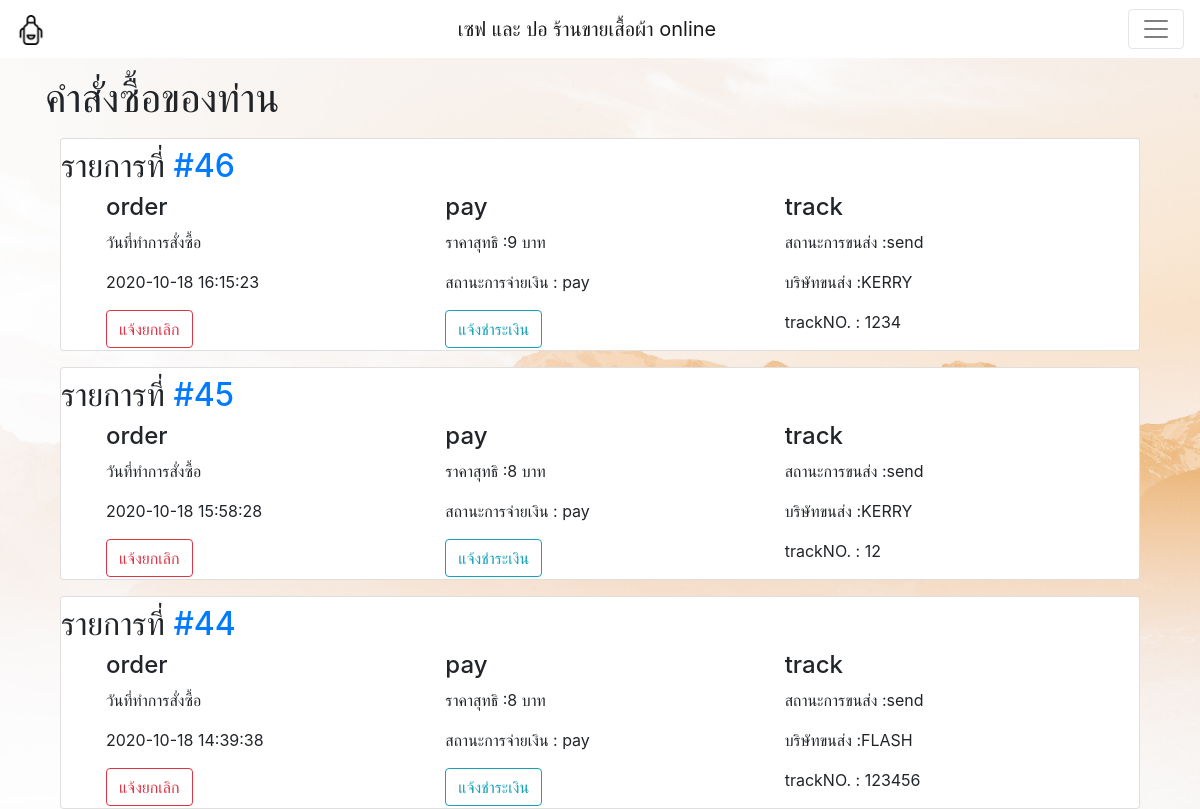
Page /order_user.php on the earlier database version.
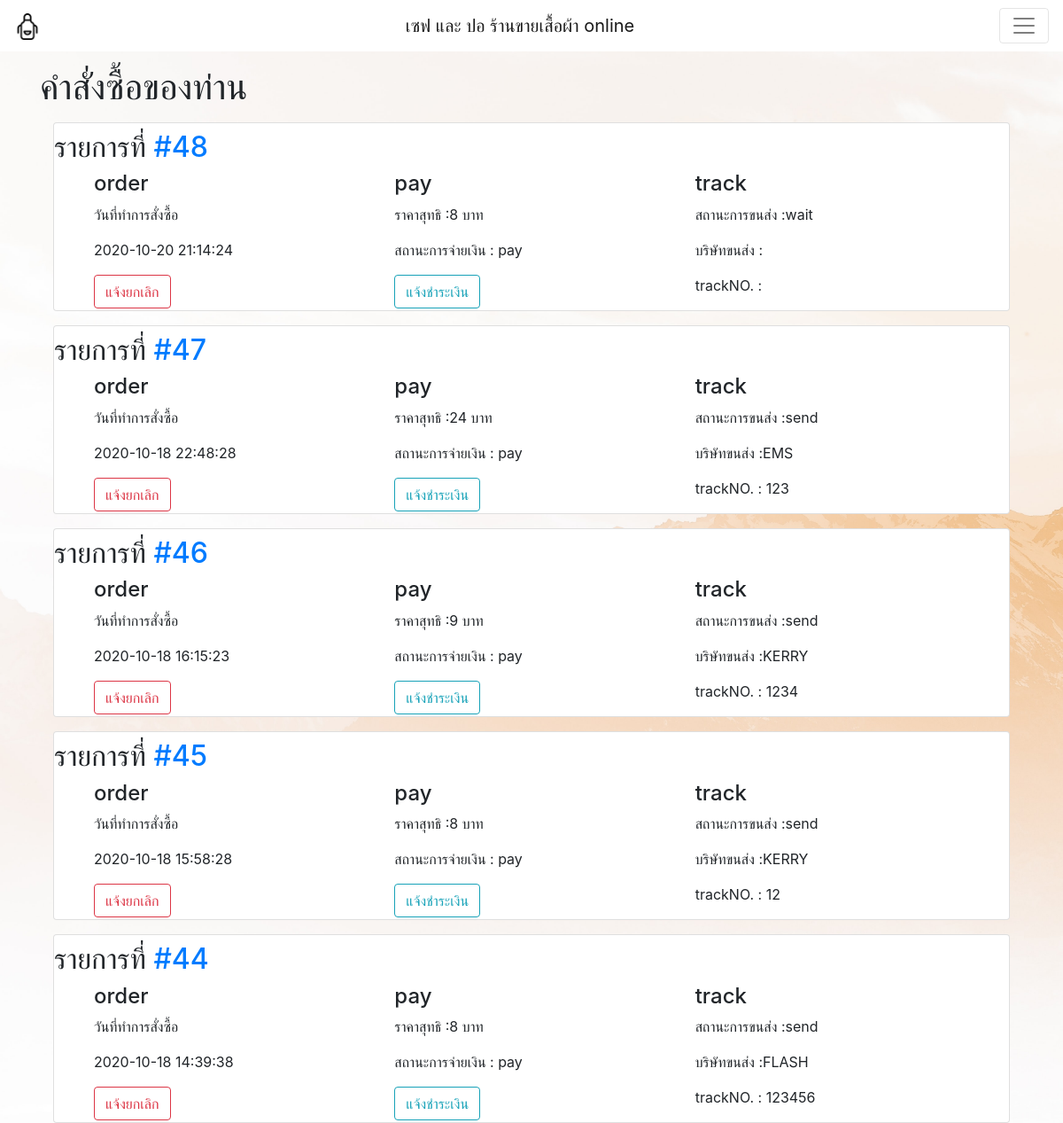
Same page on the later database version.
### tables this page shows
CREATE TABLE `orders` (
  `order_id` int(10) NOT NULL COMMENT 'เลขorder',
  `order_username` int(10) NOT NULL COMMENT 'username คนซื้อ',
  `pay_id` int(10) NOT NULL COMMENT 'เลขรหัสการจ่ายเงิน',
  `track_id` int(10) NOT NULL COMMENT 'เลขติดตามพัสดุ',
  `order_date` datetime NOT NULL COMMENT 'วันที่ทำการสั่งซื้อ'
);

CREATE TABLE `payment` (
  `pay_id` int(4) NOT NULL,
  `pay_username` int(4) NOT NULL COMMENT 'คนจ่ายเงิน',
  `pay_status` enum('wait','check','pay','cancel') NOT NULL,
  `pay_price` int(10) DEFAULT NULL,
  `pay_time` datetime(6) DEFAULT NULL,
  `pay_imagelocation` text DEFAULT NULL
);

CREATE TABLE `track` (
  `track_id` int(4) NOT NULL,
  `track_username` int(4) NOT NULL,
  `track_owner` text DEFAULT NULL,
  `track_no` varchar(20) DEFAULT NULL,
  `track_status` enum('wait','send','cancel') NOT NULL
);

### order_user.php (the view, shortened to what this page needs)
<?php
require_once('connect.php');
?>
<!DOCTYPE html>
<html lang="en">
<head>
  <link rel="stylesheet" href="css/bootstrap.min.css" />
</head>
<body>
  <?php include_once (__DIR__) . ('/include/navbar.php'); ?>
  <?php
  $user =  $_SESSION["user_username"];
  $query = $conn->prepare("SELECT
  orders.order_id,
  orders.order_date,
  orders.order_date,
  payment.pay_id,
  payment.pay_price,
  payment.pay_status,
  track.track_status,
  track.track_owner,
  track.track_no
  FROM orders
  INNER JOIN payment ON orders.pay_id = payment.pay_id
  INNER JOIN track ON orders.track_id = track.track_id
  WHERE orders.order_username = '$user'
  ORDER BY orders.order_date DESC");
  $query->execute();
  ?>
  <div class="container mt-3">
  <h1>คำสั่งซื้อของท่าน</h1>
    <div class="col-12">
      <?php
      while ($result = $query->fetch()) {
      ?>
        <div class="mt-3 card">
            <h2>รายการที่ <a href="#">#<?php echo $result["order_id"] ?> </a></h2>
          <div class="col">
            <div class="col">
              <div class="col">
                <div class="row">
                  <div class="col">
                    <h4>order</h4>
                    <p>วันที่ทำการสั่งซื้อ </p>
                    <p><?php echo $result["order_date"] ?></p>
                    <a href="order_cancel.php?order_id=<?php echo $result["order_id"] ?>" type="button" class="btn btn-outline-danger">แจ้งยกเลิก</a>
                  </div>
                  <div class="col">
                    <h4>pay</h4>
                    <p>ราคาสุทธิ :<?php echo $result["pay_price"] ?> บาท</p>
                    <p>สถานะการจ่ายเงิน : <?php echo $result["pay_status"] ?></p>
                    <a href="payment_detail.php?pay_id=<?php echo $result["pay_id"];?>&order_id=<?php echo $result["order_id"];?>" type="button" class="btn btn-outline-info">แจ้งชำระเงิน</a>
                  </div>
                  <div class="col">
                    <h4>track</h4>
                    <p>สถานะการขนส่ง :<?php echo $result["track_status"] ?></p>
                    <p>บริษัทขนส่ง :<?php echo $result["track_owner"] ?></p>
                    <p>trackNO. : <?php echo $result["track_no"] ?></p>
                  </div>
                </div>
              </div>
            </div>
          </div>
        </div>
      <?php
      }
      ?>
    </div>
  </div>
</body>
</html>

### include/navbar.php (shortened to what this page needs)
<nav class="navbar navbar-light navbar fixed-top sticky-top" style="background-color: #FFFFFF;">
  <a class="navbar-brand" href="index.php">
    <img src="image/apron.png" width="30" height="30" alt="" />
  </a>
  <a class="navbar-brand" href="index.php">เซฟ และ ปอ ร้านขายเสื้อผ้า online</a>
  <button class="navbar-toggler" type="button" data-toggle="collapse" data-target="#navbarNav" aria-controls="navbarNav" aria-expanded="false" aria-label="Toggle navigation">
    <span class="navbar-toggler-icon"></span>
  </button>
</nav>

### order_user.php (style rules this page uses)
body { background-image: url('image/wall.jpg'); -webkit-background-size: cover; background-attachment: fixed; }

Differences in the rows shown:
added orders: order_id "48", order_date "2020-10-20 21:14:24", pay.pay_price "8", pay.pay_status "pay", track.track_status "wait"
added orders: order_id "47", order_date "2020-10-18 22:48:28", pay.pay_price "24", pay.pay_status "pay", track.track_status "send", track.track_owner "EMS", track.track_no "123"
